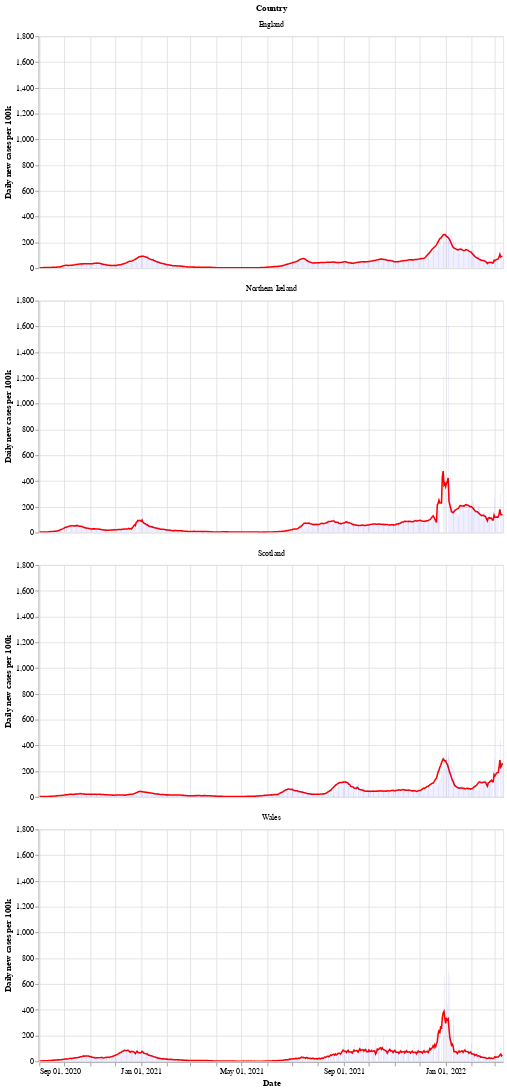

This figure's notebook cell:
### Markdown cell above
Next is a bar chart of the number of new cases in each country (per 100k population), with the 7 day moving average of cases. Again we see that Wales saw a longer period of raising and falling cases compared to the other countries.

After a period of cases falling, each nation is now seeing a rise in the number of cases - especially in Wales.

### Code cell
# collapse
bars = alt.Chart(uk_cases).mark_bar().encode(
    x=alt.X("yearmonthdate(date):T", axis=alt.Axis(title='Date')),
    y=alt.Y("newCasesRate:Q", axis=alt.Axis(title='Daily new cases per 100k')),
    tooltip='newCasesRate',
    color=alt.condition(
        alt.datum.dailyChange > 0,
        alt.value("orange"),  # The positive color
        alt.value("blue")  # The negative color
    )
).properties(title='New cases per 100k population with rolling 7 day average', width=600).interactive()
line = alt.Chart(uk_cases).mark_line(
    color='red',
    size=2,
).transform_window(
    rolling_mean='mean(newCasesRate)',
    frame=[0, 7],
    groupby=['areaName']
).encode(
    x='yearmonthdate(date):T',
    y='rolling_mean:Q'
)
alt.layer(line, bars, data=uk_cases).facet(alt.Row('areaName', title='Country'), columns=1)

### Figure 1 — Vega-Lite specification as saved in the notebook (floating-point values rounded to 4 significant figures; data arrays with more than 128 entries replaced by an {"elided": "..."} marker saying what was removed)
{"config": {"view": {"continuousWidth": 400, "continuousHeight": 300}}, "data": {"name": "data-bcaa66fee282679b35c03b784714db50"}, "facet": {"type": "nominal", "field": "areaName", "title": "Country"}, "spec": {"layer": [{"mark": {"type": "line", "color": "red", "size": 2}, "encoding": {"x": {"type": "temporal", "field": "date", "timeUnit": "yearmonthdate"}, "y": {"type": "quantitative", "field": "rolling_mean"}}, "transform": [{"window": [{"op": "mean", "field": "newCasesRate", "as": "rolling_mean"}], "frame": [0, 7], "groupby": ["areaName"]}]}, {"mark": "bar", "encoding": {"color": {"condition": {"value": "orange", "test": "(datum.dailyChange > 0)"}, "value": "blue"}, "tooltip": {"type": "quantitative", "field": "newCasesRate"}, "x": {"type": "temporal", "axis": {"title": "Date"}, "field": "date", "timeUnit": "yearmonthdate"}, "y": {"type": "quantitative", "axis": {"title": "Daily new cases per 100k"}, "field": "newCasesRate"}}, "selection": {"selector002": {"type": "interval", "bind": "scales", "encodings": ["x", "y"]}}, "title": "New cases per 100k population with rolling 7 day average", "width": 600}]}, "columns": 1, "$schema": "https://vega.github.io/schema/vega-lite/v4.8.1.json", "datasets": {"data-bcaa66fee282679b35c03b784714db50": {"elided": "2224 records"}}}
